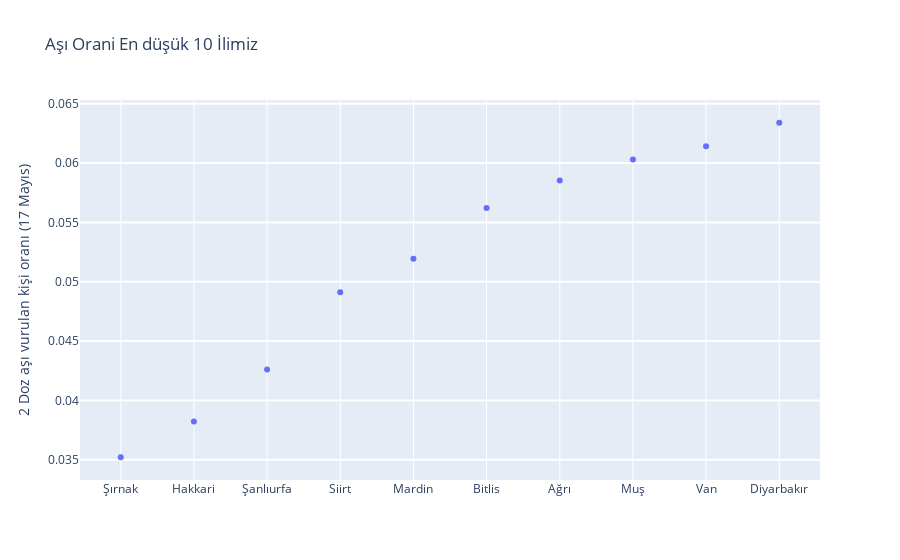

Here is the notebook cell this chart was saved with:
### Markdown cell above
### Aşı oranı hakkında görselleştirme

### Code cell
veri_paleti_v4 = veri_paleti.sort_values('AsiOrani')
veri_paleti_v4 = veri_paleti_v4[0:10]

fig = go.FigureWidget([go.Scatter(x=veri_paleti_v4.index, y=veri_paleti_v4['AsiOrani'], mode='markers')])

fig.update_layout(
    title='Aşı Orani En düşük 10 İlimiz',
    yaxis=dict(
        title='2 Doz aşı vurulan kişi oranı (17 Mayıs)',
        gridcolor='white',
        gridwidth=2,
    ) 
)

fig.show()

### Figure 1 — Plotly figure (JSON) as saved in the notebook; plotly's stock layout.template omitted (floating-point values rounded to 4 significant figures)
{"data": [{"mode": "markers", "type": "scatter", "uid": "bf4f2f97-b63f-42fe-b09d-e8a93b1a1590", "x": ["Şırnak", "Hakkari", "Şanlıurfa", "Siirt", "Mardin", "Bitlis", "Ağrı", "Muş", "Van", "Diyarbakır"], "y": [0.03522, 0.03823, 0.0426, 0.04912, 0.05193, 0.05621, 0.05854, 0.06029, 0.06142, 0.06339]}], "layout": {"title": {"text": "Aşı Orani En düşük 10 İlimiz"}, "yaxis": {"gridcolor": "white", "gridwidth": 2, "title": {"text": "2 Doz aşı vurulan kişi oranı (17 Mayıs)"}}}}
